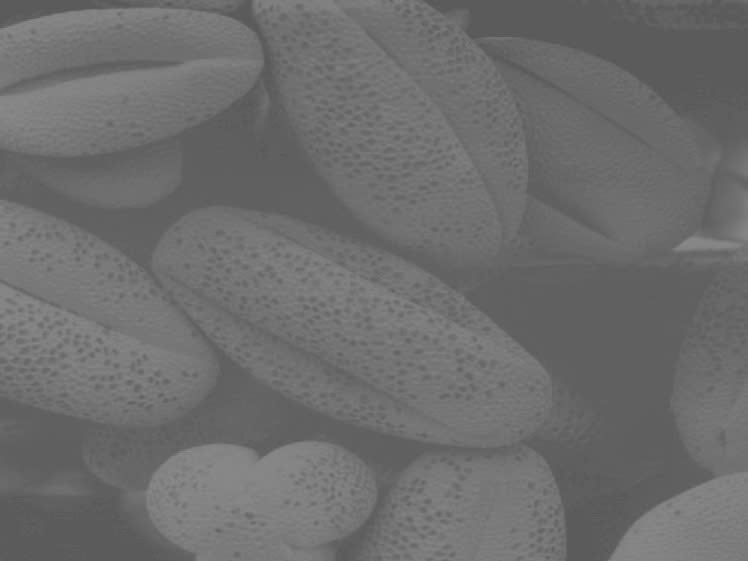
#> input picture NguyenHienTuan_24ITB217_LAB1/inputs/image_c5f202.png, 748 x 561 px
$ python -i spatial_filters.py   (imports and definitions only)   (older library calls are emulated)
#> lines starting #> are read from the running program, lines starting #| are printed output that depends on the picture
import cv2
import numpy as np

def apply_dog(image_path):
#> called with image_path = '../inputs/image_c5f202.png'
    img = cv2.imread(image_path, cv2.IMREAD_GRAYSCALE)
#> img is the input picture: shape (561, 748); min 82, max 140, mean 109.1
    if img is None:
        raise ValueError(f"Không thể đọc ảnh từ đường dẫn: {image_path}")

    # Bước 1: Làm mờ Gaussian trên toàn bộ ảnh (giúp xử lý padding chuẩn xác)
    blurred = cv2.GaussianBlur(img, (5, 5), 0)

    # Bước 2: Dùng đạo hàm bậc 1 Sobel X và Y
    sobel_x = cv2.Sobel(blurred, cv2.CV_64F, 1, 0, ksize=3)
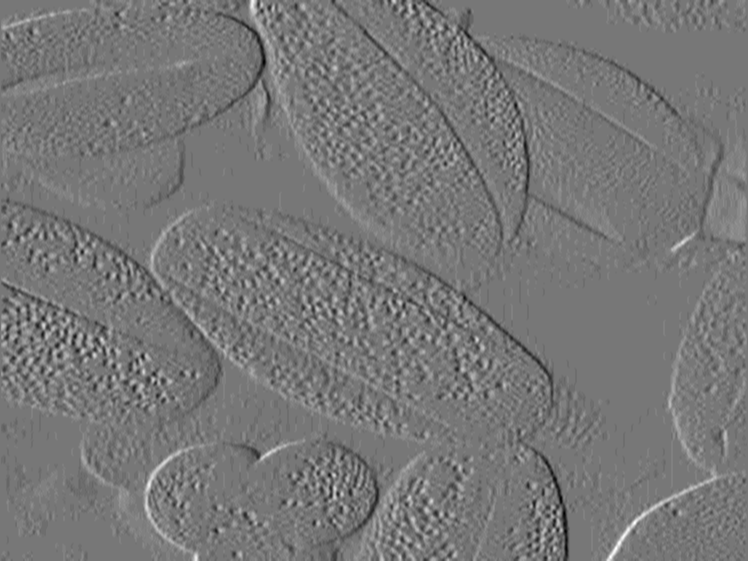
#> sobel_x: shape (561, 748) float64; min -54, max 61, mean 0; drawn with min black and max white
    sobel_y = cv2.Sobel(blurred, cv2.CV_64F, 0, 1, ksize=3)
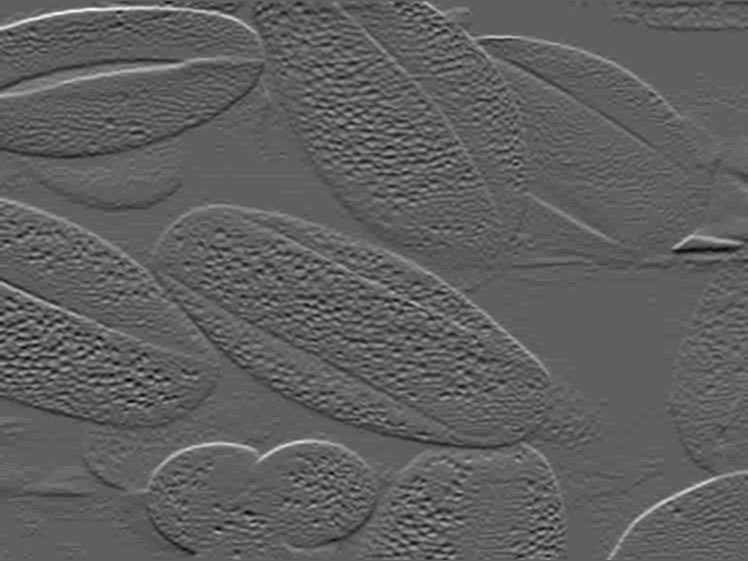
#> sobel_y: shape (561, 748) float64; min -59, max 98, mean 0.1; drawn with min black and max white

    # Gộp biên X, Y và chuẩn hóa
    dog_edges = cv2.magnitude(sobel_x, sobel_y)
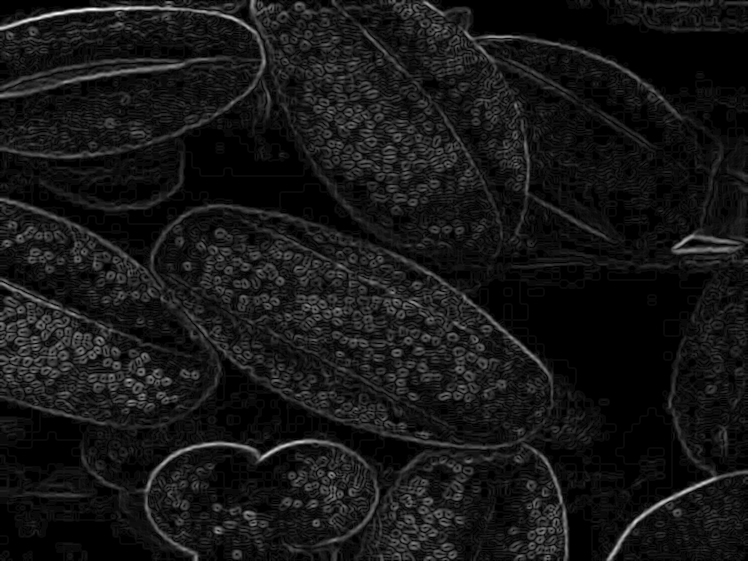
#> dog_edges: shape (561, 748) float64; min 0, max 98.08, mean 8.6; drawn with min black and max white
    dog_normalized = cv2.normalize(dog_edges, None, 0, 255, cv2.NORM_MINMAX)

    return dog_normalized.astype(np.uint8)

def apply_log(image_path):
    img = cv2.imread(image_path, cv2.IMREAD_GRAYSCALE)
    if img is None:
        raise ValueError(f"Không thể đọc ảnh từ đường dẫn: {image_path}")

    # Bước 1: Làm mờ Gaussian trên toàn bộ ảnh
    blurred = cv2.GaussianBlur(img, (5, 5), 0)

    # Bước 2: Dùng đạo hàm bậc 2 Laplacian (Tổng ma trận lọc đảm bảo = 0)
    laplacian = cv2.Laplacian(blurred, cv2.CV_64F)

    # Bước 3: Lấy trị tuyệt đối và chuẩn hóa để viền sáng, nền đen tuyệt đối
    abs_lap = np.abs(laplacian)
    log_normalized = cv2.normalize(abs_lap, None, 0, 255, cv2.NORM_MINMAX)

    return log_normalized.astype(np.uint8)

>>> result = apply_dog('../inputs/image_c5f202.png')
